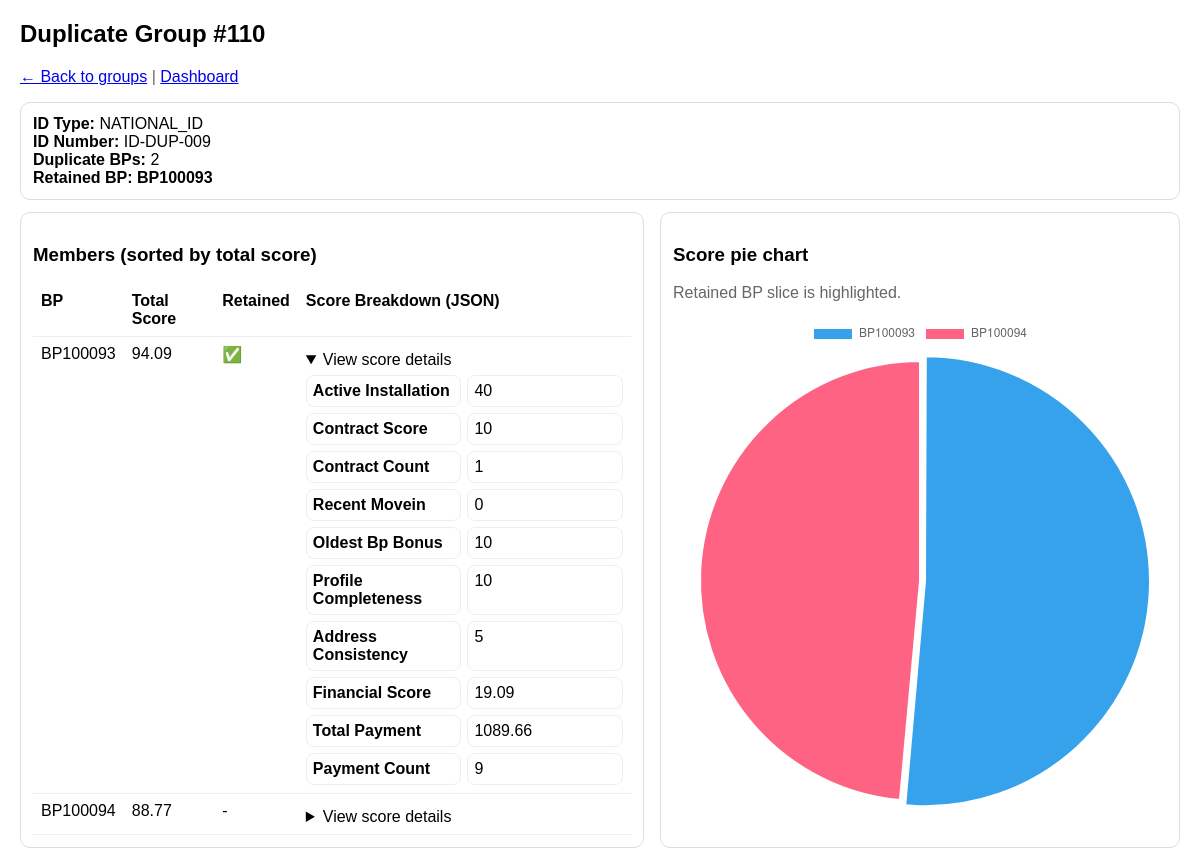
The page /dashboard/groups/110/ on the database its author committed.
### dedupe/models.py (models this page shows, shortened)
class DupGroup(models.Model):
    id_type = models.CharField(max_length=50)
    id_number = models.CharField(max_length=100)
    dup_count = models.IntegerField(default=0)
    created_at = models.DateTimeField(auto_now_add=True)

class DupMember(models.Model):
    group = models.ForeignKey(
        DupGroup,
        on_delete=models.CASCADE,
        related_name="members"
    )
    bp_id = models.CharField(max_length=50)
    installation = models.CharField(max_length=50, blank=True, null=True)
    contract_account = models.CharField(max_length=50, blank=True, null=True)
    contract = models.CharField(max_length=50, blank=True, null=True)
    account_class = models.CharField(max_length=50, blank=True, null=True)
    score_total = models.FloatField(default=0)
    retain_candidate = models.BooleanField(default=False)
    reasons_json = models.JSONField(null=True, blank=True)

### dedupe/views.py (the view)
# urls.py: path("dashboard/groups/<int:group_id>/", views.group_detail, name="group_detail"),
def group_detail(request, group_id: int):
    group = get_object_or_404(DupGroup, id=group_id)
    members = list(DupMember.objects.filter(group=group).order_by("-score_total"))
    retained = next((m for m in members if m.retain_candidate), None)
    labels = [m.bp_id for m in members]
    values = [float(m.score_total or 0) for m in members]
    retained_index = labels.index(retained.bp_id) if retained else -1
    for m in members:
        m.reasons_pretty = _format_reasons(m.reasons_json or {})
    return render(request, "dedupe/group_detail.html", {
        "group": group,
        "members": members,
        "retained": retained,
        "labels": labels,
        "values": values,
        "retained_index": retained_index,
    })

### dedupe/views.py (called while the page is built)
def _format_reasons(reasons: dict) -> list[tuple[str, str]]:
    if not reasons:
        return []
    out = []
    for k, v in reasons.items():
        out.append((str(k).replace("_", " ").title(), str(v)))
    return out

### templates/dedupe/group_detail.html (shortened to what this page needs)
<!doctype html>
<html>
<head>
</head>
<body>
  <h2>Duplicate Group #{{ group.id }}</h2>
  <p class="muted">
    <a href="/dashboard/groups/">← Back to groups</a> |
    <a href="/dashboard/">Dashboard</a>
  </p>
  <div class="card">
    <div><b>ID Type:</b> {{ group.id_type }}</div>
    <div><b>ID Number:</b> {{ group.id_number }}</div>
    <div><b>Duplicate BPs:</b> {{ group.dup_count }}</div>
    <div><b>Retained BP:</b> {% if retained %}<span class="ok">{{ retained.bp_id }}</span>{% else %}-{% endif %}</div>
  </div>
  <div class="grid">
    <div class="card">
      <h3>Members (sorted by total score)</h3>
      <table>
        <thead>
          <tr>
            <th>BP</th>
            <th>Total Score</th>
            <th>Retained</th>
            <th>Score Breakdown (JSON)</th>
          </tr>
        </thead>
        <tbody>
          {% for m in members %}
            <tr>
              <td>{{ m.bp_id }}</td>
              <td>{{ m.score_total }}</td>
              <td>{% if m.retain_candidate %}✅{% else %}-{% endif %}</td>
              <td>
                <details {% if m.retain_candidate %}open{% endif %}>
                  <summary>View score details</summary>
                  {% if m.reasons_pretty %}
                    <div class="kv">
                      {% for k,v in m.reasons_pretty %}
                        <div class="k">{{ k }}</div>
                        <div>{{ v }}</div>
                      {% endfor %}
                    </div>
                  {% else %}
                    <div class="muted">No reasons_json stored.</div>
                  {% endif %}
                </details>
              </td>
            </tr>
          {% endfor %}
        </tbody>
      </table>
    </div>
    <div class="card">
      <h3>Score pie chart</h3>
      <p class="muted">Retained BP slice is highlighted.</p>
      <canvas id="pie"></canvas>
    </div>
  </div>
  <script>
    const labels = {{ labels|safe }};
    const values = {{ values|safe }};
    const retainedIndex = {{ retained_index }};
    const offsets = labels.map((_, i) => (i === retainedIndex ? 20 : 0));
    new Chart(document.getElementById("pie"), {
      type: "pie",
      data: {
        labels: labels,
        datasets: [{
          data: values.map(v => (v === 0 ? 0.01 : v)),
          offset: offsets
        }]
      }
    });
  </script>
</body>
</html>

### templates/dedupe/group_detail.html (style rules this page uses)
body { font-family: Arial, sans-serif; margin: 20px; }
.muted { color: #666; }
.grid { display: grid; grid-template-columns: 1.2fr 1fr; gap: 16px; margin-top: 12px; }
.card { border: 1px solid #ddd; border-radius: 10px; padding: 12px; }
table { width: 100%; border-collapse: collapse; }
th, td { padding: 8px; border-bottom: 1px solid #eee; text-align: left; vertical-align: top; }
.ok { font-weight: 700; }
details { margin-top: 6px; }
.kv { display: grid; grid-template-columns: 1fr 1fr; gap: 6px; margin-top: 6px; }
.kv div { padding: 6px; border: 1px solid #eee; border-radius: 8px; }
.kv .k { font-weight: 700; }

### rows shown on the page
DupGroup: id "110", id_type "NATIONAL_ID", id_number "ID-DUP-009", dup_count "2"
DupMember: bp_id "BP100093", score_total "94.09", reasons_pretty "Active Installation" "Contract Score" "Contract Count" "Recent Movein" "Oldest Bp Bonus" "Profile Completeness" "Address Consistency" "Financial Score" "Total Payment" "Payment Count", reasons_pretty "40" "10" "1" "0" "10" "10" "5" "19.09" "1089.66" "9"
DupMember: bp_id "BP100094", score_total "88.77"

### other values the page prints
chart data {{ labels|safe }} ['BP100093', 'BP100094']
chart data {{ values|safe }} [94.09, 88.77]
chart data {{ retained_index }} 0
